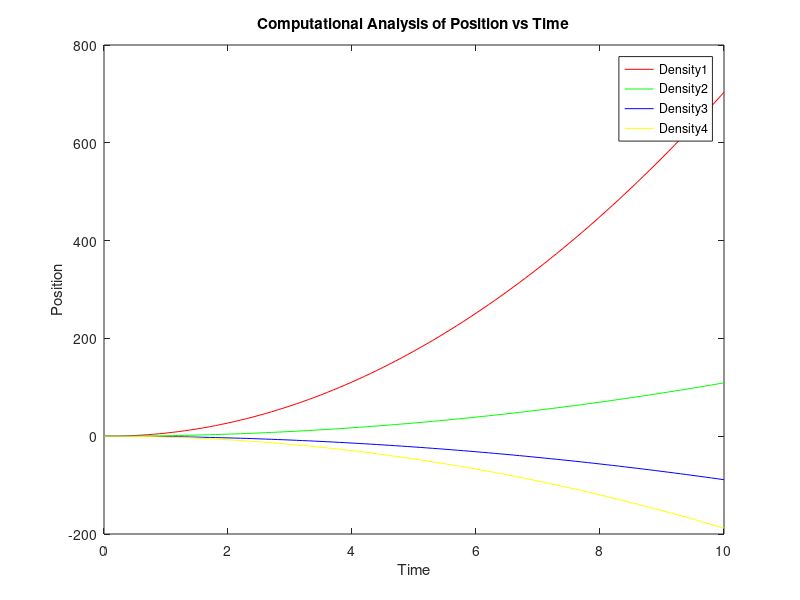
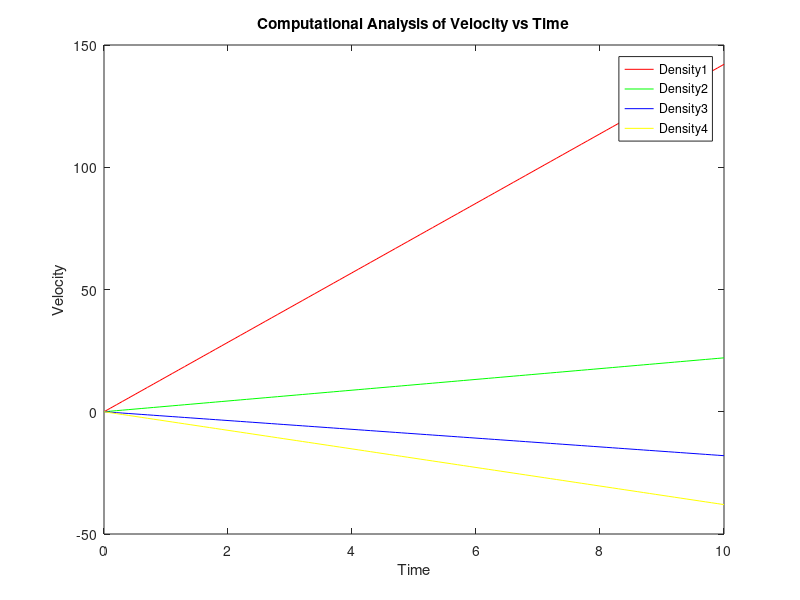

Reproduce these figures in MATLAB, in order.
clc;
clear all;
g = 9.8;
rho_air = 1.225;
T = 10;
g = 9.8;
rho_air = 1.225;
T = 10;
density1= 0.5;
density2= 1;
density3= 1.5;
density4 = 2;
v1(1)= 0;
x1(1) = 0;
v2(1)= 0;
x2(1) = 0;
v3(1)= 0;
x3(1) = 0;
v4(1)= 0;
x4(1) = 0;
dt = 0.1;
t = 0:dt:T;
T = 10;
npoints = T/dt + 1;
a1 = ((density1 - rho_air)/density1)* g;
a2 = ((density2 - rho_air)/density2)* g;
a3 = ((density3 - rho_air)/density3)* g;
a4 = ((density4 - rho_air)/density4)* g;

for i=1:npoints-1
    v1(i+1) = v1(i) - a1*dt;
    v2(i+1) = v2(i) - a2*dt;
    v3(i+1) = v3(i) - a3*dt;
    v4(i+1) = v4(i) - a4*dt;
    x1(i+1) = x1(i) + v1(i)*dt;
    x2(i+1) = x2(i) + v2(i)*dt;
    x3(i+1) = x3(i) + v3(i)*dt;
    x4(i+1) = x4(i) + v4(i)*dt;
end
figure(1)
plot(t, x1, 'r', t, x2, 'g', t, x3, 'b', t, x4, 'y');
xlabel('Time');
ylabel('Position');
legend();


figure(2)
plot(t, v1, 'r', t, v2, 'g', t, v3, 'b', t, v4, 'y');
xlabel('Time');
ylabel('Velocity');
legend();
density2= 1;
density3= 1.5;
density4 = 2;
v1(1)= 0;
x1(1) = 0;
v2(1)= 0;
x2(1) = 0;
v3(1)= 0;
x3(1) = 0;
v4(1)= 0;
x4(1) = 0;
dt = 0.1;
t = 0:dt:T;
T = 10;
npoints = T/dt + 1;
a1 = ((density1 - rho_air)/density1)* g;
a2 = ((density2 - rho_air)/density2)* g;
a3 = ((density3 - rho_air)/density3)* g;
a4 = ((density4 - rho_air)/density4)* g;

for i=1:npoints-1
    v1(i+1) = v1(i) - a1*dt;
    v2(i+1) = v2(i) - a2*dt;
    v3(i+1) = v3(i) - a3*dt;
    v4(i+1) = v4(i) - a4*dt;
    x1(i+1) = x1(i) + v1(i)*dt;
    x2(i+1) = x2(i) + v2(i)*dt;
    x3(i+1) = x3(i) + v3(i)*dt;
    x4(i+1) = x4(i) + v4(i)*dt;
end
figure(1)
plot(t, x1, 'r', t, x2, 'g', t, x3, 'b', t, x4, 'y');
title('Computational Analysis of Position vs Time');
xlabel('Time');
ylabel('Position');
legend('Density1', 'Density2','Density3','Density4');

figure(2)
plot(t, v1, 'r', t, v2, 'g', t, v3, 'b', t, v4, 'y');
title('Computational Analysis of Velocity vs Time');
xlabel('Time');
ylabel('Velocity');
legend('Density1', 'Density2','Density3','Density4');